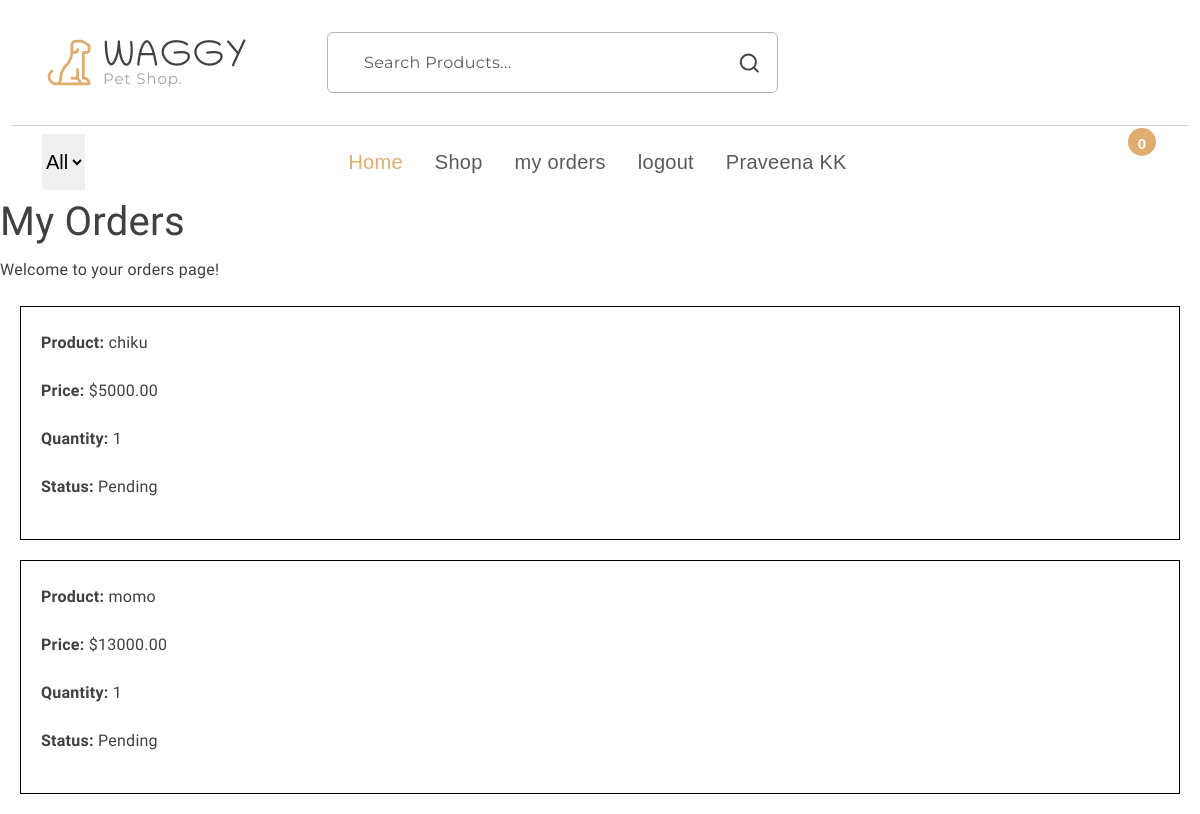
The page /my-orders/ (signed in) on the database its author committed.
### shop/models.py (models this page shows, shortened)
class orders(models.Model):
    ADDRESS = models.ForeignKey(BuyAddress, on_delete=models.CASCADE)
    PRODUCT = models.ForeignKey(Pet, on_delete=models.CASCADE)
    price = models.DecimalField(max_digits=10, decimal_places=2)
    quantity = models.PositiveIntegerField(default=1)
    created_at = models.DateTimeField(auto_now_add=True)
    order_status = models.CharField(max_length=50, default='Pending')

class Pet(models.Model):
    CATEGORY = models.ForeignKey(PetCategory, on_delete=models.CASCADE)
    name = models.CharField(max_length=100)
    image = models.ImageField(upload_to='pet_images/',default='pet_images/default.jpg')
    description = models.TextField()
    breed = models.CharField(max_length=100)
    price = models.DecimalField(max_digits=10, decimal_places=2)
    age = models.PositiveIntegerField()
    size = models.CharField(max_length=50)

### shop/views.py (the view)
# urls.py: path('my-orders/',views.my_orders,name='my_orders'),
def my_orders(request):
    user = request.user
    orders1 = orders.objects.filter(ADDRESS__USER=user).order_by('-created_at')
    return render(request,"orders.html", {"orders": orders1})

### templates/orders.html (shortened to what this page needs)
{% extends 'base.html' %}
{% block content %}
  <h1>My Orders</h1>
  <p>Welcome to your orders page!</p>
  {% for i in orders %}
    <div style="border: 1px solid black; padding: 20px; margin: 20px;">
      <p><strong>Product:</strong> {{ i.PRODUCT.name }}</p>
      <p><strong>Price:</strong> ${{ i.price }}</p>
      <p><strong>Quantity:</strong> {{ i.quantity }}</p>
      <p><strong>Status:</strong> {{ i.order_status }}</p>
    </div>
  {% endfor %}
{% endblock %}

### templates/base.html (shortened to what this page needs)
{% load static %}
<!DOCTYPE html>
<html lang="en">
<head>
</head>
<link rel="stylesheet" href="https://cdn.jsdelivr.net/npm/swiper@9/swiper-bundle.min.css" />
<link href="https://cdn.jsdelivr.net/npm/bootstrap@5.3.0-alpha3/dist/css/bootstrap.min.css" rel="stylesheet"
>
<link rel="stylesheet" type="text/css" href="{% static 'css/vendor.css' %}">
<link rel="stylesheet" type="text/css" href="{% static 'style.css' %}">
</head>
<body>
  <header>
    <div class="container py-2">
      <div class="row py-4 pb-0 pb-sm-4 align-items-center ">
        <div class="col-sm-4 col-lg-3 text-center text-sm-start">
          <div class="main-logo">
            <a href="/">
              <img src="{% static 'images/logo.png' %}" alt="logo" class="img-fluid">
            </a>
          </div>
        </div>
        <div class="col-sm-6 offset-sm-2 offset-md-0 col-lg-5 d-none d-lg-block">
          <div class="search-bar border rounded-2 px-3 border-dark-subtle">
            <form id="search-form" class="text-center d-flex align-items-center" action="{% url 'allpets' %}" method="get">
              <input type="text" name="q" class="form-control border-0 bg-transparent"
                placeholder="Search products..." />
              <svg xmlns="http://www.w3.org/2000/svg" width="24" height="24" viewBox="0 0 24 24">
                <path fill="currentColor"
                  d="M21.71 20.29L18 16.61A9 9 0 1 0 16.61 18l3.68 3.68a1 1 0 0 0 1.42 0a1 1 0 0 0 0-1.39ZM11 18a7 7 0 1 1 7-7a7 7 0 0 1-7 7Z" />
              </svg>
            </form>
          </div>
        </div>
        </div>
      </div>
    <div class="container-fluid">
      <hr class="m-0">
    </div>
    <div class="container"
      style="font-size: 20px;font-family: 'Lucida Sans', 'Lucida Sans Regular', 'Lucida Grande', 'Lucida Sans Unicode', Geneva, Verdana, sans-serif;">
      <nav class="main-menu d-flex navbar navbar-expand-lg ">
        <div class="offcanvas offcanvas-end" tabindex="-1" id="offcanvasNavbar" aria-labelledby="offcanvasNavbarLabel">
          <div class="offcanvas-body justify-content-between">
            <select  id="petCategories" class="filter-categories border-0 mb-0 me-5">
              <option value="/allpets/">All</option>
            </select>
            <ul class="navbar-nav menu-list list-unstyled d-flex gap-md-3 mb-0">
              <li class="nav-item" >
                <a href="/" class="nav-link active">Home</a>
              </li>
              <li class="nav-item">
                <a href="/allpets/" class="nav-link">Shop</a>
              </li>
              {% if user.is_authenticated %}
               <li class="nav-item">
                <a href="/my-orders/" class="nav-link">my orders</a>
              </li>
              <li class="nav-item">
                <a href="/logout/" class="nav-link">logout</a>
              </li>
              <li class="nav-item">
                <a href="#" class="nav-link">{{ user.first_name }} {{ user.last_name }}</a>
              </li>
              {% endif %}
            </ul>
            <div class="d-none d-lg-flex align-items-end">
              <ul class="d-flex justify-content-end list-unstyled m-0">
                <li>
                </li>
                <li>
                </li>
                <li class="">
                  <a href="" class="mx-3" data-bs-toggle="offcanvas" data-bs-target="#offcanvasCart"
                    aria-controls="offcanvasCart">
                    <span class="position-absolute translate-middle badge rounded-circle bg-primary pt-2">
                      {{ cart_items|length }}
                    </span>
                  </a>
                </li>
              </ul>
            </div>
          </div>
        </div>
      </nav>
    </div>
  </header>
  {% block content %}
  {% endblock %}
</body>
</html>

### static/style.css (style rules this page uses)
:root { --header-height: 160px; --header-height-min: 80px; }
:root { --accent-color: #DEAD6F; --dark-color: #222222; --light-dark-color: #727272; --light-color: #fff; --grey-color: #dbdbdb; --light-grey-color: #fafafa; --primary-color: #6995B1; --light-primary-color: #eef1f3; }
:root { --body-font: 'Chilanka', cursive; --heading-font: 'Chilanka', cursive; --secondary-font: 'Montserrat', sans-serif; }
body { --bs-link-color: #333; --bs-link-hover-color: #333; --bs-link-color-rgb: 40, 40, 40; --bs-link-hover-color-rgb: 0, 0, 0; --bs-light-rgb: 248, 248, 248; --bs-font-sans-serif: 'Chilanka', cursive; --bs-body-font-family: var(--bs-font-sans-serif); --bs-body-font-size: 1rem; --bs-body-font-weight: 400; --bs-body-line-height: 2; --bs-body-color: #41403E; --bs-primary: #DEAD6F; --bs-primary-rgb: 222, 173, 111; --bs-primary-bg-subtle: #FFF9EB; --bs-border-color: #F7F7F7; --bs-secondary-rgb: 230, 243, 251; --bs-success-rgb: 238, 245, 228; --bs-danger-rgb: 249, 235, 231; --bs-warning-rgb: 255, 249, 235; --bs-info-rgb: 230, 243, 250; }
body { letter-spacing: 0.01625rem; }
h1, h2, h3, h4, h5, h6 { font-family: var(--heading-font); color: var(--bs-body-color); font-weight: 400; text-transform: capitalize; }
a { text-decoration: none; }
.search-bar { border: 1px solid #EAEAEA; }
.search-bar ::placeholder { font-family: var(--secondary-font); }
.navbar-nav .nav-link.active, .navbar-nav .nav-link.show, .nav-link:focus, .nav-link:hover { color: var(--accent-color); }
.form-control { color: #908F8D; line-height: normal; letter-spacing: 0.02125rem; text-transform: capitalize; border-radius: 0.25rem; border: 1px solid rgba(65, 64, 62, 0.20); background: #FFF; display: flex; padding: 1.25rem 0rem 1.25rem 1.25rem; align-items: center; gap: 0.375rem; align-self: stretch; }

### rows shown on the page
orders: PRODUCT.name "chiku", price "5000.00", quantity "1", order_status "Pending"
orders: PRODUCT.name "momo", price "13000.00", quantity "1", order_status "Pending"

### other values the page prints
{{ user.first_name }} "Praveena"
{{ user.last_name }} "KK"
{{ cart_items|length }} "0"
